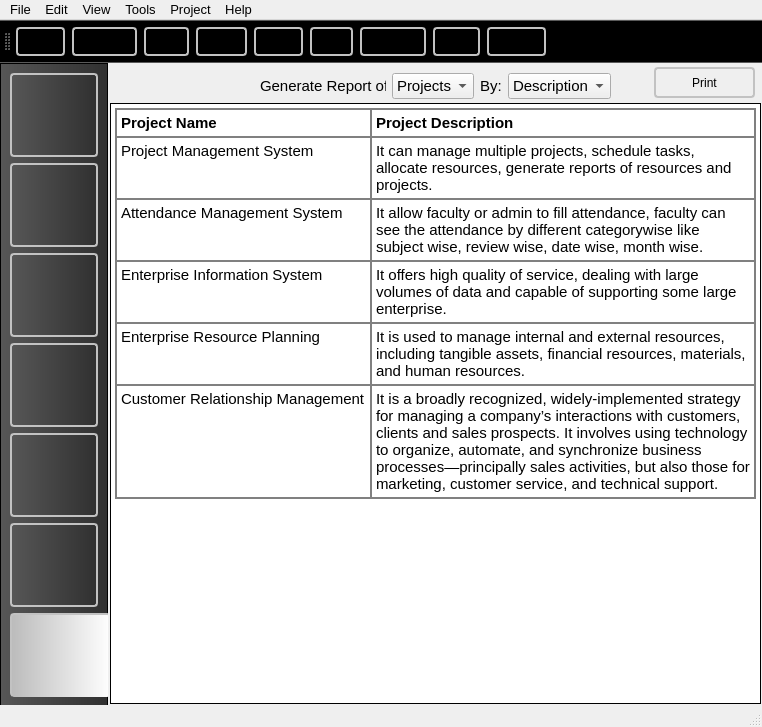
<?xml version="1.0" encoding="UTF-8"?>
<ui version="4.0">
 <class>MainWindow</class>
 <widget class="QMainWindow" name="MainWindow">
  <property name="geometry">
   <rect>
    <x>0</x>
    <y>0</y>
    <width>762</width>
    <height>727</height>
   </rect>
  </property>
  <property name="font">
   <font>
    <pointsize>8</pointsize>
   </font>
  </property>
  <property name="windowTitle">
   <string>MainWindow</string>
  </property>
  <property name="statusTip">
   <string/>
  </property>
  <property name="styleSheet">
   <string notr="true">QMainWindow{
background-color: qlineargradient(x1: 0, y1: 0, x2: 0, y2: 1,
                                       stop: 0 #f6f7fa, stop: 1 #dadbde);
}
QMenuBar
{
	font-size:10pt;
}
QStatusBar
{
	background-color: qlineargradient(x1: 0, y1: 0, x2: 0, y2: 1, 
stop: 0 #f6f7fa, stop: 1 #dadbde);
}</string>
  </property>
  <property name="documentMode">
   <bool>false</bool>
  </property>
  <property name="tabShape">
   <enum>QTabWidget::Rounded</enum>
  </property>
  <widget class="QWidget" name="centralwidget">
   <widget class="QFrame" name="frame">
    <property name="geometry">
     <rect>
      <x>0</x>
      <y>0</y>
      <width>108</width>
      <height>644</height>
     </rect>
    </property>
    <property name="statusTip">
     <string/>
    </property>
    <property name="styleSheet">
     <string notr="true">background-color: qlineargradient(spread:repeat, x1:0, y1:0, x2:1, y2:0, stop:0.0170455 rgba(86, 86, 86, 255), stop:1 rgba(48, 48, 48, 255));
</string>
    </property>
    <property name="frameShape">
     <enum>QFrame::StyledPanel</enum>
    </property>
    <property name="frameShadow">
     <enum>QFrame::Plain</enum>
    </property>
    <property name="lineWidth">
     <number>1</number>
    </property>
    <widget class="QPushButton" name="pushButton">
     <property name="geometry">
      <rect>
       <x>10</x>
       <y>10</y>
       <width>88</width>
       <height>84</height>
      </rect>
     </property>
     <property name="styleSheet">
      <string notr="true"> border: 2px solid rgb(194, 194, 194);
 border-radius: 4px;
background-color: qlineargradient(x1: 0, y1: 0, x2: 0, y2: 1,
                                       stop: 0 #f6f7fa, stop: 1 #dadbde);</string>
     </property>
     <property name="text">
      <string/>
     </property>
     <property name="icon">
      <iconset resource="../Icon.qrc">
       <normaloff>:/newPrefix/E:/Akshar/Icons/1284569511_graph.png</normaloff>:/newPrefix/E:/Akshar/Icons/1284569511_graph.png</iconset>
     </property>
     <property name="iconSize">
      <size>
       <width>80</width>
       <height>80</height>
      </size>
     </property>
     <property name="default">
      <bool>false</bool>
     </property>
     <property name="flat">
      <bool>false</bool>
     </property>
    </widget>
    <widget class="QPushButton" name="pushButton_2">
     <property name="geometry">
      <rect>
       <x>10</x>
       <y>100</y>
       <width>88</width>
       <height>84</height>
      </rect>
     </property>
     <property name="styleSheet">
      <string notr="true"> border: 2px solid rgb(194, 194, 194);
 border-radius: 4px;
background-color: qlineargradient(x1: 0, y1: 0, x2: 0, y2: 1,
                                       stop: 0 #f6f7fa, stop: 1 #dadbde);</string>
     </property>
     <property name="text">
      <string/>
     </property>
     <property name="icon">
      <iconset resource="../Icon.qrc">
       <normaloff>:/newPrefix/E:/Akshar/Icons/Project Plan - Gant Chart.png</normaloff>:/newPrefix/E:/Akshar/Icons/Project Plan - Gant Chart.png</iconset>
     </property>
     <property name="iconSize">
      <size>
       <width>80</width>
       <height>80</height>
      </size>
     </property>
     <property name="default">
      <bool>false</bool>
     </property>
     <property name="flat">
      <bool>false</bool>
     </property>
    </widget>
    <widget class="QPushButton" name="pushButton_3">
     <property name="geometry">
      <rect>
       <x>10</x>
       <y>190</y>
       <width>88</width>
       <height>84</height>
      </rect>
     </property>
     <property name="styleSheet">
      <string notr="true"> border: 2px solid rgb(194, 194, 194);
 border-radius: 4px;
background-color: qlineargradient(x1: 0, y1: 0, x2: 0, y2: 1,
                                       stop: 0 #f6f7fa, stop: 1 #dadbde);</string>
     </property>
     <property name="text">
      <string/>
     </property>
     <property name="icon">
      <iconset resource="../Icon.qrc">
       <normaloff>:/newPrefix/E:/Akshar/Icons/Portfolio.png</normaloff>:/newPrefix/E:/Akshar/Icons/Portfolio.png</iconset>
     </property>
     <property name="iconSize">
      <size>
       <width>80</width>
       <height>80</height>
      </size>
     </property>
     <property name="default">
      <bool>false</bool>
     </property>
     <property name="flat">
      <bool>false</bool>
     </property>
    </widget>
    <widget class="QPushButton" name="pushButton_4">
     <property name="geometry">
      <rect>
       <x>10</x>
       <y>280</y>
       <width>88</width>
       <height>84</height>
      </rect>
     </property>
     <property name="styleSheet">
      <string notr="true"> border: 2px solid rgb(194, 194, 194);
 border-radius: 4px;
background-color: qlineargradient(x1: 0, y1: 0, x2: 0, y2: 1,
                                       stop: 0 #f6f7fa, stop: 1 #dadbde);</string>
     </property>
     <property name="text">
      <string/>
     </property>
     <property name="icon">
      <iconset resource="../Icon.qrc">
       <normaloff>:/newPrefix/E:/Akshar/Icons/1284570864_stock_task.png</normaloff>:/newPrefix/E:/Akshar/Icons/1284570864_stock_task.png</iconset>
     </property>
     <property name="iconSize">
      <size>
       <width>80</width>
       <height>80</height>
      </size>
     </property>
     <property name="default">
      <bool>false</bool>
     </property>
     <property name="flat">
      <bool>false</bool>
     </property>
    </widget>
    <widget class="QPushButton" name="pushButton_5">
     <property name="geometry">
      <rect>
       <x>10</x>
       <y>370</y>
       <width>88</width>
       <height>84</height>
      </rect>
     </property>
     <property name="styleSheet">
      <string notr="true"> border: 2px solid rgb(194, 194, 194);
 border-radius: 4px;
background-color: qlineargradient(x1: 0, y1: 0, x2: 0, y2: 1,
                                       stop: 0 #f6f7fa, stop: 1 #dadbde);</string>
     </property>
     <property name="text">
      <string/>
     </property>
     <property name="icon">
      <iconset resource="../Icon.qrc">
       <normaloff>:/newPrefix/E:/Akshar/Icons/Calendar.png</normaloff>:/newPrefix/E:/Akshar/Icons/Calendar.png</iconset>
     </property>
     <property name="iconSize">
      <size>
       <width>80</width>
       <height>80</height>
      </size>
     </property>
     <property name="default">
      <bool>false</bool>
     </property>
     <property name="flat">
      <bool>false</bool>
     </property>
    </widget>
    <widget class="QPushButton" name="pushButton_6">
     <property name="geometry">
      <rect>
       <x>10</x>
       <y>460</y>
       <width>88</width>
       <height>84</height>
      </rect>
     </property>
     <property name="styleSheet">
      <string notr="true"> border: 2px solid rgb(194, 194, 194);
 border-radius: 4px;
background-color: qlineargradient(x1: 0, y1: 0, x2: 0, y2: 1,
                                       stop: 0 #f6f7fa, stop: 1 #dadbde);</string>
     </property>
     <property name="text">
      <string/>
     </property>
     <property name="icon">
      <iconset resource="../Icon.qrc">
       <normaloff>:/newPrefix/E:/Akshar/Icons/User - Resource.png</normaloff>:/newPrefix/E:/Akshar/Icons/User - Resource.png</iconset>
     </property>
     <property name="iconSize">
      <size>
       <width>80</width>
       <height>80</height>
      </size>
     </property>
     <property name="default">
      <bool>false</bool>
     </property>
     <property name="flat">
      <bool>false</bool>
     </property>
    </widget>
    <widget class="QPushButton" name="pushButton_7">
     <property name="geometry">
      <rect>
       <x>10</x>
       <y>550</y>
       <width>101</width>
       <height>84</height>
      </rect>
     </property>
     <property name="styleSheet">
      <string notr="true"> border-top: 2px solid rgb(194, 194, 194);
 border-down: 2px solid rgb(194, 194, 194);
 border-left: 2px solid rgb(194, 194, 194);
border-right:0px;
 border-radius: 4px;

background-color: qlineargradient(spread:repeat, x1:1, y1:1, x2:0, y2:1, stop:0 rgba(255, 255, 255, 255), stop:1 rgba(187, 187, 187, 255));</string>
     </property>
     <property name="text">
      <string/>
     </property>
     <property name="icon">
      <iconset resource="../Icon.qrc">
       <normaloff>:/newPrefix/E:/Akshar/Icons/Notes.png</normaloff>:/newPrefix/E:/Akshar/Icons/Notes.png</iconset>
     </property>
     <property name="iconSize">
      <size>
       <width>80</width>
       <height>80</height>
      </size>
     </property>
     <property name="default">
      <bool>false</bool>
     </property>
     <property name="flat">
      <bool>false</bool>
     </property>
    </widget>
   </widget>
   <widget class="QTextEdit" name="textEdit">
    <property name="geometry">
     <rect>
      <x>110</x>
      <y>40</y>
      <width>651</width>
      <height>601</height>
     </rect>
    </property>
    <property name="styleSheet">
     <string notr="true">border:1px solid balck
</string>
    </property>
    <property name="lineWidth">
     <number>1</number>
    </property>
    <property name="html">
     <string>&lt;!DOCTYPE HTML PUBLIC &quot;-//W3C//DTD HTML 4.0//EN&quot; &quot;http://www.w3.org/TR/REC-html40/strict.dtd&quot;&gt;
&lt;html&gt;&lt;head&gt;&lt;meta name=&quot;qrichtext&quot; content=&quot;1&quot; /&gt;&lt;style type=&quot;text/css&quot;&gt;
p, li { white-space: pre-wrap; }
&lt;/style&gt;&lt;/head&gt;&lt;body style=&quot; font-family:'MS Shell Dlg 2'; font-size:8.25pt; font-weight:400; font-style:normal;&quot;&gt;
&lt;table border=&quot;1&quot; style=&quot; border-style:solid; margin-top:0px; margin-bottom:0px; margin-left:0px; margin-right:0px;&quot; align=&quot;center&quot; cellspacing=&quot;0&quot; cellpadding=&quot;4&quot;&gt;
&lt;tr&gt;
&lt;td&gt;
&lt;p style=&quot; margin-top:0px; margin-bottom:0px; margin-left:0px; margin-right:0px; -qt-block-indent:0; text-indent:0px;&quot;&gt;&lt;span style=&quot; font-size:11pt; font-weight:600;&quot;&gt;Project Name&lt;/span&gt;&lt;/p&gt;&lt;/td&gt;
&lt;td&gt;
&lt;p style=&quot; margin-top:0px; margin-bottom:0px; margin-left:0px; margin-right:0px; -qt-block-indent:0; text-indent:0px;&quot;&gt;&lt;span style=&quot; font-size:11pt; font-weight:600;&quot;&gt;Project Description&lt;/span&gt;&lt;/p&gt;&lt;/td&gt;&lt;/tr&gt;
&lt;tr&gt;
&lt;td&gt;
&lt;p style=&quot; margin-top:0px; margin-bottom:0px; margin-left:0px; margin-right:0px; -qt-block-indent:0; text-indent:0px;&quot;&gt;&lt;span style=&quot; font-size:11pt;&quot;&gt;Project Management System&lt;/span&gt;&lt;/p&gt;&lt;/td&gt;
&lt;td&gt;
&lt;p style=&quot; margin-top:0px; margin-bottom:0px; margin-left:0px; margin-right:0px; -qt-block-indent:0; text-indent:0px;&quot;&gt;&lt;span style=&quot; font-size:11pt;&quot;&gt;It can manage multiple projects, schedule tasks, allocate resources, generate reports of resources and projects.&lt;/span&gt;&lt;/p&gt;&lt;/td&gt;&lt;/tr&gt;
&lt;tr&gt;
&lt;td&gt;
&lt;p style=&quot; margin-top:0px; margin-bottom:0px; margin-left:0px; margin-right:0px; -qt-block-indent:0; text-indent:0px;&quot;&gt;&lt;span style=&quot; font-size:11pt;&quot;&gt;Attendance Management System&lt;/span&gt;&lt;/p&gt;&lt;/td&gt;
&lt;td&gt;
&lt;p style=&quot; margin-top:0px; margin-bottom:0px; margin-left:0px; margin-right:0px; -qt-block-indent:0; text-indent:0px;&quot;&gt;&lt;span style=&quot; font-size:11pt;&quot;&gt;It allow faculty or admin to fill attendance, faculty can see the attendance by different categorywise like subject wise, review wise, date wise, month wise.&lt;/span&gt;&lt;/p&gt;&lt;/td&gt;&lt;/tr&gt;
&lt;tr&gt;
&lt;td&gt;
&lt;p style=&quot; margin-top:0px; margin-bottom:0px; margin-left:0px; margin-right:0px; -qt-block-indent:0; text-indent:0px;&quot;&gt;&lt;span style=&quot; font-size:11pt;&quot;&gt;Enterprise Information System&lt;/span&gt;&lt;/p&gt;&lt;/td&gt;
&lt;td&gt;
&lt;p style=&quot; margin-top:0px; margin-bottom:0px; margin-left:0px; margin-right:0px; -qt-block-indent:0; text-indent:0px;&quot;&gt;&lt;span style=&quot; font-size:11pt;&quot;&gt;It offers high quality of service, dealing with large volumes of data and capable of supporting some large enterprise.&lt;/span&gt;&lt;/p&gt;&lt;/td&gt;&lt;/tr&gt;
&lt;tr&gt;
&lt;td&gt;
&lt;p style=&quot; margin-top:0px; margin-bottom:0px; margin-left:0px; margin-right:0px; -qt-block-indent:0; text-indent:0px;&quot;&gt;&lt;span style=&quot; font-size:11pt;&quot;&gt;Enterprise Resource Planning&lt;/span&gt;&lt;/p&gt;&lt;/td&gt;
&lt;td&gt;
&lt;p style=&quot; margin-top:0px; margin-bottom:0px; margin-left:0px; margin-right:0px; -qt-block-indent:0; text-indent:0px;&quot;&gt;&lt;span style=&quot; font-size:11pt;&quot;&gt;It is used to manage internal and external resources, including tangible assets, financial resources, materials, and human resources.&lt;/span&gt;&lt;/p&gt;&lt;/td&gt;&lt;/tr&gt;
&lt;tr&gt;
&lt;td&gt;
&lt;p style=&quot; margin-top:0px; margin-bottom:0px; margin-left:0px; margin-right:0px; -qt-block-indent:0; text-indent:0px;&quot;&gt;&lt;span style=&quot; font-size:11pt;&quot;&gt;Customer Relationship Management&lt;/span&gt;&lt;/p&gt;&lt;/td&gt;
&lt;td&gt;
&lt;p style=&quot; margin-top:0px; margin-bottom:0px; margin-left:0px; margin-right:0px; -qt-block-indent:0; text-indent:0px;&quot;&gt;&lt;span style=&quot; font-size:11pt;&quot;&gt;It is a broadly recognized, widely-implemented strategy for managing a company’s interactions with customers, clients and sales prospects. It involves using technology to organize, automate, and synchronize business processes—principally sales activities, but also those for&lt;/span&gt;&lt;span style=&quot; font-size:11pt; color:#000000;&quot;&gt; marketing&lt;/span&gt;&lt;span style=&quot; font-size:11pt;&quot;&gt;, customer service, and technical support.&lt;/span&gt;&lt;/p&gt;&lt;/td&gt;&lt;/tr&gt;&lt;/table&gt;
&lt;p style=&quot;-qt-paragraph-type:empty; margin-top:0px; margin-bottom:0px; margin-left:0px; margin-right:0px; -qt-block-indent:0; text-indent:0px; font-size:11pt;&quot;&gt;&lt;/p&gt;&lt;/body&gt;&lt;/html&gt;</string>
    </property>
   </widget>
   <widget class="QPushButton" name="pushButton_8">
    <property name="geometry">
     <rect>
      <x>654</x>
      <y>4</y>
      <width>101</width>
      <height>31</height>
     </rect>
    </property>
    <property name="styleSheet">
     <string notr="true"> border: 2px solid rgb(194, 194, 194);
 border-radius: 4px;
background-color: qlineargradient(x1: 0, y1: 0, x2: 0, y2: 1,
                                       stop: 0 #f6f7fa, stop: 1 #dadbde);</string>
    </property>
    <property name="text">
     <string>Print</string>
    </property>
    <property name="icon">
     <iconset resource="../Icon.qrc">
      <normaloff>:/newPrefix/E:/Akshar/Icons/print.ico</normaloff>:/newPrefix/E:/Akshar/Icons/print.ico</iconset>
    </property>
   </widget>
   <widget class="QWidget" name="">
    <property name="geometry">
     <rect>
      <x>260</x>
      <y>10</y>
      <width>351</width>
      <height>26</height>
     </rect>
    </property>
    <layout class="QHBoxLayout" name="horizontalLayout">
     <item>
      <widget class="QLabel" name="label">
       <property name="font">
        <font>
         <pointsize>11</pointsize>
        </font>
       </property>
       <property name="text">
        <string>Generate Report of:</string>
       </property>
      </widget>
     </item>
     <item>
      <widget class="QComboBox" name="comboBox">
       <property name="font">
        <font>
         <pointsize>11</pointsize>
        </font>
       </property>
       <item>
        <property name="text">
         <string>Projects</string>
        </property>
       </item>
      </widget>
     </item>
     <item>
      <widget class="QLabel" name="label_2">
       <property name="font">
        <font>
         <pointsize>11</pointsize>
        </font>
       </property>
       <property name="text">
        <string>By:</string>
       </property>
      </widget>
     </item>
     <item>
      <widget class="QComboBox" name="comboBox_2">
       <property name="font">
        <font>
         <pointsize>11</pointsize>
        </font>
       </property>
       <item>
        <property name="text">
         <string>Description</string>
        </property>
       </item>
      </widget>
     </item>
    </layout>
   </widget>
  </widget>
  <widget class="QMenuBar" name="menubar">
   <property name="geometry">
    <rect>
     <x>0</x>
     <y>0</y>
     <width>762</width>
     <height>23</height>
    </rect>
   </property>
   <widget class="QMenu" name="menuFile">
    <property name="title">
     <string>File</string>
    </property>
    <addaction name="actionUndo"/>
    <addaction name="actionRedo"/>
    <addaction name="actionCopy"/>
    <addaction name="actionPaste"/>
   </widget>
   <widget class="QMenu" name="menuEdit">
    <property name="title">
     <string>Edit</string>
    </property>
   </widget>
   <widget class="QMenu" name="menuView">
    <property name="title">
     <string>View</string>
    </property>
   </widget>
   <widget class="QMenu" name="menuTools">
    <property name="title">
     <string>Tools</string>
    </property>
   </widget>
   <widget class="QMenu" name="menuProject">
    <property name="title">
     <string>Project</string>
    </property>
   </widget>
   <widget class="QMenu" name="menuHelp">
    <property name="title">
     <string>Help</string>
    </property>
   </widget>
   <addaction name="menuFile"/>
   <addaction name="menuEdit"/>
   <addaction name="menuView"/>
   <addaction name="menuTools"/>
   <addaction name="menuProject"/>
   <addaction name="menuHelp"/>
  </widget>
  <widget class="QToolBar" name="toolBar">
   <property name="windowTitle">
    <string>toolBar</string>
   </property>
   <property name="styleSheet">
    <string notr="true">QToolBar{
background-color: qlineargradient(spread:repeat, x1:1, y1:1, x2:1, y2:0, stop:0 rgba(100, 100, 100, 255), stop:1 rgba(43, 43, 43, 255));
}
QToolButton{ /* all types of tool button*/ 
     border: 2px solid rgb(194, 194, 194);
     border-radius: 4px;
     background-color: qlineargradient(x1: 0, y1: 0, x2: 0, y2: 1,
                                       stop: 0 #f6f7fa, stop: 1 #dadbde);
	padding:4px;
	margin:3px;

 }
</string>
   </property>
   <property name="iconSize">
    <size>
     <width>18</width>
     <height>18</height>
    </size>
   </property>
   <property name="toolButtonStyle">
    <enum>Qt::ToolButtonFollowStyle</enum>
   </property>
   <attribute name="toolBarArea">
    <enum>TopToolBarArea</enum>
   </attribute>
   <attribute name="toolBarBreak">
    <bool>false</bool>
   </attribute>
   <addaction name="actionBack"/>
   <addaction name="actionForward"/>
   <addaction name="actionNew"/>
   <addaction name="actionOpen"/>
   <addaction name="actionSave"/>
   <addaction name="actionEdit"/>
   <addaction name="actionRemove"/>
   <addaction name="actionPrint"/>
   <addaction name="actionSearch"/>
  </widget>
  <widget class="QStatusBar" name="statusBar"/>
  <action name="actionNew">
   <property name="icon">
    <iconset resource="../Icon.qrc">
     <normaloff>:/newPrefix/E:/Akshar/Icons/document.ico</normaloff>:/newPrefix/E:/Akshar/Icons/document.ico</iconset>
   </property>
   <property name="text">
    <string>New</string>
   </property>
  </action>
  <action name="actionEdit">
   <property name="icon">
    <iconset resource="../Icon.qrc">
     <normaloff>:/newPrefix/E:/Akshar/Icons/pencil.ico</normaloff>:/newPrefix/E:/Akshar/Icons/pencil.ico</iconset>
   </property>
   <property name="text">
    <string>Edit</string>
   </property>
  </action>
  <action name="actionRemove">
   <property name="icon">
    <iconset resource="../Icon.qrc">
     <normaloff>:/newPrefix/E:/Akshar/Icons/trash.ico</normaloff>:/newPrefix/E:/Akshar/Icons/trash.ico</iconset>
   </property>
   <property name="text">
    <string>Remove</string>
   </property>
  </action>
  <action name="actionSave">
   <property name="icon">
    <iconset resource="../Icon.qrc">
     <normaloff>:/newPrefix/E:/Akshar/Icons/save.ico</normaloff>:/newPrefix/E:/Akshar/Icons/save.ico</iconset>
   </property>
   <property name="text">
    <string>Save</string>
   </property>
  </action>
  <action name="actionUndo">
   <property name="text">
    <string>Undo</string>
   </property>
  </action>
  <action name="actionRedo">
   <property name="text">
    <string>Redo</string>
   </property>
  </action>
  <action name="actionCopy">
   <property name="text">
    <string>Copy</string>
   </property>
  </action>
  <action name="actionPaste">
   <property name="text">
    <string>Paste</string>
   </property>
  </action>
  <action name="actionPrint">
   <property name="icon">
    <iconset resource="../Icon.qrc">
     <normaloff>:/newPrefix/E:/Akshar/Icons/print.ico</normaloff>:/newPrefix/E:/Akshar/Icons/print.ico</iconset>
   </property>
   <property name="text">
    <string>Print</string>
   </property>
  </action>
  <action name="actionForward">
   <property name="icon">
    <iconset resource="../Icon.qrc">
     <normaloff>:/newPrefix/E:/Akshar/Icons/right.ico</normaloff>:/newPrefix/E:/Akshar/Icons/right.ico</iconset>
   </property>
   <property name="text">
    <string>Forward</string>
   </property>
  </action>
  <action name="actionBack">
   <property name="icon">
    <iconset resource="../Icon.qrc">
     <normaloff>:/newPrefix/E:/Akshar/Icons/left.ico</normaloff>:/newPrefix/E:/Akshar/Icons/left.ico</iconset>
   </property>
   <property name="text">
    <string>Back</string>
   </property>
  </action>
  <action name="actionOpen">
   <property name="icon">
    <iconset resource="../Icon.qrc">
     <normaloff>:/newPrefix/E:/Akshar/Icons/folder.ico</normaloff>:/newPrefix/E:/Akshar/Icons/folder.ico</iconset>
   </property>
   <property name="text">
    <string>Open</string>
   </property>
  </action>
  <action name="actionSearch">
   <property name="icon">
    <iconset resource="../Icon.qrc">
     <normaloff>:/newPrefix/E:/Akshar/Icons/search.ico</normaloff>:/newPrefix/E:/Akshar/Icons/search.ico</iconset>
   </property>
   <property name="text">
    <string>Search</string>
   </property>
  </action>
 </widget>
 <resources>
  <include location="../Icon.qrc"/>
 </resources>
 <connections/>
</ui>
